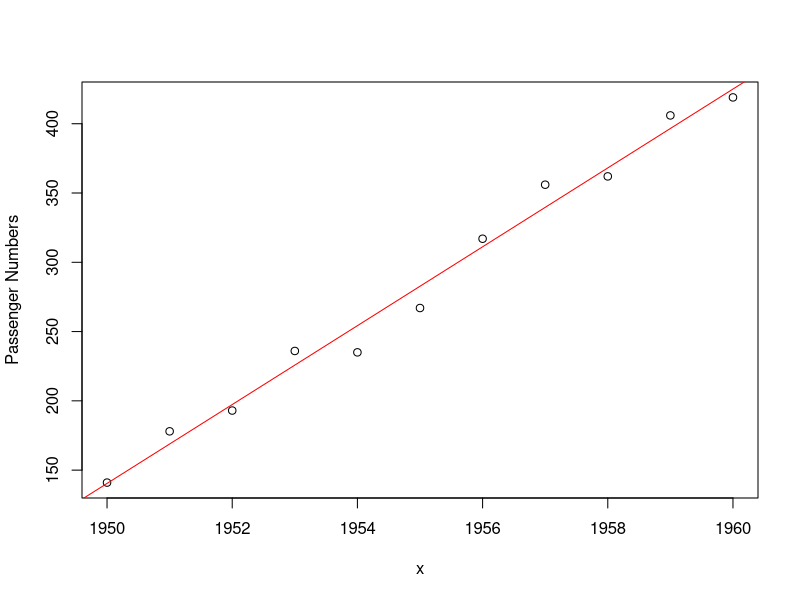

R code for this plot:
## ---- chunk 1
library(datasets);data(AirPassengers)
## ---- chunk 2
dat<-matrix(AirPassengers,12,12)
month=3;  year1=1950;year2=1960
x=year1:year2;  y=dat[month,(year1-1948):(year2-1948)]
plot(x,y,ylab="Passenger Numbers");  abline(lm(y~x),col="red")
